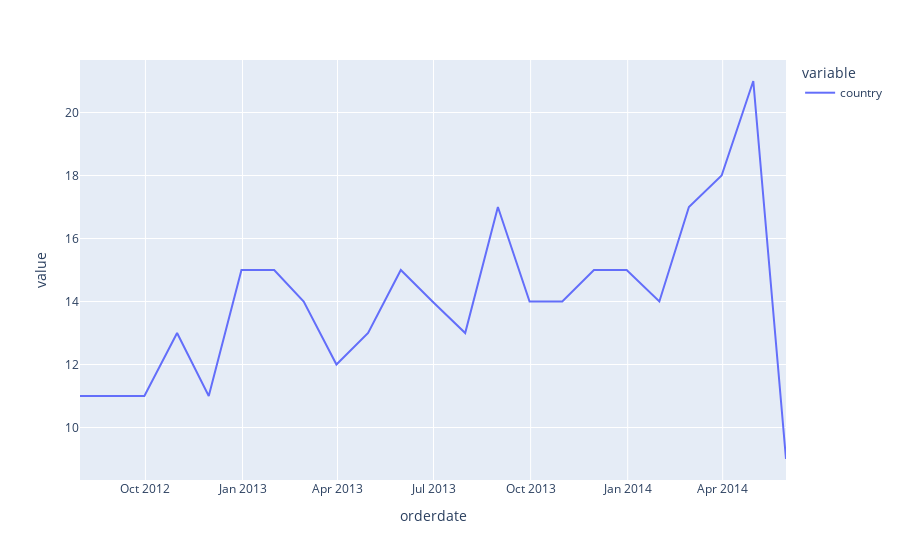

Notebook code for this chart:
### Code cell
px.line(data_frame= date_country)

### Figure 1 — Plotly figure (JSON) as saved in the notebook; plotly's stock layout.template omitted (floating-point values rounded to 4 significant figures)
{"data": [{"hovertemplate": "variable=country<br>orderdate=%{x}<br>value=%{y}<extra></extra>", "legendgroup": "country", "line": {"color": "#636efa", "dash": "solid"}, "marker": {"symbol": "circle"}, "mode": "lines", "name": "country", "orientation": "v", "showlegend": true, "type": "scatter", "x": ["2012-07-31T00:00:00", "2012-08-31T00:00:00", "2012-09-30T00:00:00", "2012-10-31T00:00:00", "2012-11-30T00:00:00", "2012-12-31T00:00:00", "2013-01-31T00:00:00", "2013-02-28T00:00:00", "2013-03-31T00:00:00", "2013-04-30T00:00:00", "2013-05-31T00:00:00", "2013-06-30T00:00:00", "2013-07-31T00:00:00", "2013-08-31T00:00:00", "2013-09-30T00:00:00", "2013-10-31T00:00:00", "2013-11-30T00:00:00", "2013-12-31T00:00:00", "2014-01-31T00:00:00", "2014-02-28T00:00:00", "2014-03-31T00:00:00", "2014-04-30T00:00:00", "2014-05-31T00:00:00"], "xaxis": "x", "y": [11, 11, 11, 13, 11, 15, 15, 14, 12, 13, 15, 14, 13, 17, 14, 14, 15, 15, 14, 17, 18, 21, 9], "yaxis": "y"}], "layout": {"legend": {"title": {"text": "variable"}, "tracegroupgap": 0}, "margin": {"t": 60}, "xaxis": {"anchor": "y", "domain": [0, 1], "title": {"text": "orderdate"}}, "yaxis": {"anchor": "x", "domain": [0, 1], "title": {"text": "value"}}}}
